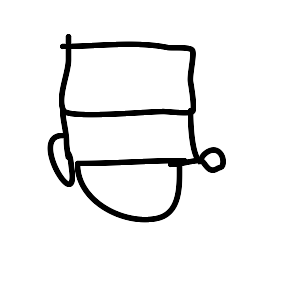
#> input picture data/sketches/refgame1.2/png/0051-e13f6f0c-ae9b-4976-8fcd-870cdb75f63f_waiting_04_00.png, 300 x 300 px, given in place of 30afd2ef2ed30238aa3d0a2f00b54836.png, which was not available
$ jupyter execute --allow-errors stroke_mapping_analysis.ipynb   (older library calls are emulated)   (text cells are left out)
#> lines starting #> are read from the running program, lines starting #| are printed output that depends on the picture; after the words box and inside, x2 and y2 are one past the last pixel; in counts of white or black regions, pixels touching at a corner belong together
[cell 1]
import os, sys
## add helpers to python path
if os.path.join('..','helpers') not in sys.path:
    sys.path.append(os.path.join('..','helpers'))

import pymongo as pm
import numpy as np
import scipy.stats as stats
import pandas as pd
import json
import requests
import re
from io import BytesIO
from PIL import Image, ImageFilter
import object_mask_utils as u
import socket
import glob

from skimage import io, img_as_float
import base64

from IPython.core.pylabtools import figsize, getfigs

from IPython.display import clear_output
import importlib
import time

from collections import Counter
import operator

import warnings
warnings.filterwarnings("ignore", category=DeprecationWarning)
warnings.filterwarnings("ignore", message="numpy.dtype size changed")
warnings.filterwarnings("ignore", message="numpy.ufunc size changed")

[cell 2]
# directory & file hierarchy
proj_dir = os.path.abspath('../../')
analysis_dir = os.getcwd()
results_dir = os.path.join(proj_dir,'data')
csv_dir = os.path.join(results_dir,'diagnosticity')
sketch_dir = os.path.abspath(os.path.join(csv_dir,'sketches'))
gallery_dir = os.path.abspath(os.path.join(csv_dir,'gallery'))
map_dir = os.path.abspath(os.path.join(csv_dir,'maps'))
mask_dir = os.path.join(csv_dir, 'object_masks')
datavol_dir = os.path.join('/data/datasets/semantic_mapping') # the specific path used on nightingale.ucsd.edu
data_dir = datavol_dir if socket.gethostname()=='nightingale' else csv_dir

## import dictionaries that map between shapenet ids and graphical conventions naming scheme
importlib.reload(u)
G2S = u.GC2SHAPENET
S2G = u.SHAPENET2GC

def make_dir_if_not_exists(dir_name):
#> `nonzeros = np.array(img)!=0`:
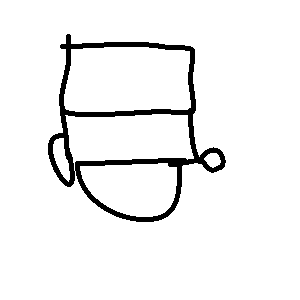
#> nonzeros: shape (300, 300, 3) bool; 94.7% white; 1 black region, box (x1, y1, x2, y2) and area: (48, 34, 226, 222) 4761
#> pass 2 of the loop `for i,d in O.iterrows():`:
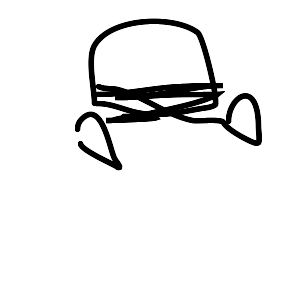
#> input picture data/sketches/refgame1.2/png/0051-e13f6f0c-ae9b-4976-8fcd-870cdb75f63f_waiting_04_01.png, 300 x 300 px, given in place of 30dc9d9cfbc01e19950c1f85d919ebc2.png, which was not available
#> `nonzeros = np.array(img)!=0`:
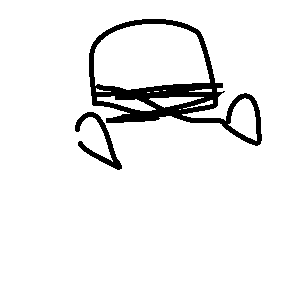
#> nonzeros: shape (300, 300, 3) bool; 93.9% white; 2 black regions, box (x1, y1, x2, y2) and area: (89, 19, 262, 146) 4823, (75, 112, 122, 170) 678
    if not os.path.exists(dir_name):
        os.makedirs(dir_name)
    return dir_name

def clear_dir(path_to_dir, ext = 'png'):
    files = glob.glob(os.path.join(path_to_dir, '*'))
    if len(files) > 0:
        for f in files:
            if f.split('.')[-1]==ext:
                os.remove(f)
        print('Deleted {} {} files in {}'.format(ext, len(files), path_to_dir))
    else:
        print('{} already empty. Did not delete any files.'.format(path_to_dir))
    return path_to_dir

## create directories that don't already exist
result = [make_dir_if_not_exists(i) for i in [results_dir,csv_dir,sketch_dir,gallery_dir, map_dir, mask_dir]]

[cell 3]
from objects import *

## convert dict to list
object_list = [shapenet_30afd2ef2ed30238aa3d0a2f00b54836,shapenet_30dc9d9cfbc01e19950c1f85d919ebc2,shapenet_4c1777173111f2e380a88936375f2ef4,
shapenet_3466b6ecd040e252c215f685ba622927,shapenet_38f87e02e850d3bd1d5ccc40b510e4bd,shapenet_3cf6db91f872d26c222659d33fd79709,
shapenet_3d7ebe5de86294b3f6bcd046624c43c9,shapenet_56262eebe592b085d319c38340319ae4,shapenet_1d1641362ad5a34ac3bd24f986301745,shapenet_1da9942b2ab7082b2ba1fdc12ecb5c9e,shapenet_2448d9aeda5bb9b0f4b6538438a0b930,
shapenet_23b0da45f23e5fb4f4b6538438a0b930,shapenet_2b5953c986dd08f2f91663a74ccd2338,shapenet_2e291f35746e94fa62762c7262e78952,
shapenet_2eaab78d6e4c4f2d7b0c85d2effc7e09,shapenet_309674bdec2d24d7597976c675750537]

## convert list of dicts to pd dataframe
O = pd.DataFrame(object_list)

this_url = O.url.values[0]

#> (the rest of this cell did not finish here and is left out)

#> (a cell that did not finish here is left out)

[cell 5]
## invalid/blocked workerIDs who scribbled
invalid_workers = (['A1GKV6YWBQ8VU2', 'AFER5ZUTHAA5M', 'A19KUUI9FWPER6'] + ['A52B9HB6G1FYG', 'A2V290GUKCNFSX'] +
                   ['ADYFSE3TOTPLK', 'A1SPEUF3LGOF5M', 'A3NH7YCJLJX082', 'A26T013OSL4VI2', 'A2TZ71UUY1HGH3'] +
                   ['A3739TTTJN07Z1', 'AMFQAV2CMCQMA', 'A1T3QUEIJ36AO6', 'A18T7E73TNGOKP', 'A2SWFKGQWUXU5N'] +
                   ['A2UHVW63V1CMD1', 'AKJ0CNE25NWIQ', 'A2NILISO17LNTJ', 'A2R20ADYVQD4X', 'AFV9LYFT59I2C'] +
                   ['A33QMMCDIGGVAE', 'A3NF12KB859RHP', 'A29YJJRBSB7D8I', 'A2B1ER0536RFHF', 'ADS9U0CVXT2IE'] +
                   ['A4M35GKK07AAS', 'A1OJZLO9E8Y0VB', 'A1LBXBV4KZ952A', 'A1ZHU7I53TTA5B', 'AHJJUX96EATA7']+
                   ['A2S3MMTULJT6R4', 'A1V4ASA56A0WHR'])


## single invalid sketch annotations
# invalid_sketchIDs = ['7741-1061961c-2778-483e-97de-15fc47b71ca5_waiting_07_07']

[cell 6]
## show me invalid worker stats
showMeInvalids = False
if showMeInvalids:
    cumulative_invalid_sketches = 0
    for i,this_workerID in enumerate(invalid_workers):
        ## what else has this worker annotated?
        this_workers_annotations = T[(T['wID']==this_workerID)]['sketch_id'].unique()
        cumulative_invalid_sketches += len(this_workers_annotations)
        print(' {} | {} | This person annotated {} sketches.'.format(str(i+1).zfill(2), this_workerID, len(this_workers_annotations)))
    print('In total, they contributed {} invalid sketch annotations.'.format(cumulative_invalid_sketches))

#> (a cell that did not finish here is left out)

[cell 8]
## which potentially problematic workerID?
this_workerID = 'A1V4ASA56A0WHR'

showThis = True
#> (the rest of this cell did not finish here and is left out)

[cell 9]
importlib.reload(u)

annotations_stroke_batch_dir = os.path.join(data_dir, 'refgame2.0','semantic_mapping_annotations_stroke_batches')
## divide CSV data into batches to ease image processing
#> (the rest of this cell did not finish here and is left out)

[cell 10]
def preprocess (T_batch) :
    start = time.time()

    ## apply preprocessing to get base heatmaps
    ims = T_batch.apply(lambda x: Image.open(BytesIO(base64.b64decode(x['paintCanvasPng']))), axis=1)
#     print('Finished converting png strings to PIL Images. {} seconds elapsed.'.format((time.time() - start)))
    T_batch = T_batch.assign(imsb = ims.apply(lambda x: x.convert('RGB')))
#     print('Finished converting to RGB. {} seconds elapsed.'.format(np.round(time.time() - start,3)))
    T_batch = T_batch.assign(arrs = T_batch['imsb'].apply(lambda x: np.array(x).astype(np.uint16)))
#     print('Finished adding image arrays to big dataframe. {} seconds elapsed.'.format(time.time() - start))

    # Filter out invalid imsizes & empty rows
    T_batch = T_batch.assign(valid_imsize = T_batch.apply(lambda x: True if x['arrs'].shape[0]==300 else False, axis=1))
    T_batch = T_batch.assign(empty_annotation = T_batch.apply(lambda x: x['arrs'].flatten().sum() == 0, axis=1))
    T_batch = T_batch[T_batch['valid_imsize'] == True]
    T_batch = T_batch[T_batch['empty_annotation'] != True]

    ## add identifier for (target, rep) combinations
    T_batch = T_batch.assign(target_rep = T_batch.apply(lambda x: '{}_{}'.format(x['targetID'], str(x['repetition']).zfill(2)), axis=1))
#     print('Finished filtering for valid images.')
    end = time.time()
#     print('{} seconds elapsed for image preprocessing.'.format(np.round(end-start,3)))
    return T_batch

[cell 11]
## create dirs that do not already exist
single_sketch_map_dir = os.path.join(map_dir,'single_sketch_maps')
targetRep_sketch_map_dir = os.path.join(map_dir,'targetRep_sketch_maps')
result = [make_dir_if_not_exists(i) for i in [single_sketch_map_dir, targetRep_sketch_map_dir]]

## clear single sketch map dir
folder = clear_dir(single_sketch_map_dir)

[cell 12]
### load in chunks of dataframe at a time to do all preprocessing
batch_paths = [os.path.join(annotations_stroke_batch_dir,i) for i in os.listdir(annotations_stroke_batch_dir) if i.split('_')[-1][:5]=='batch']

K = 10
for N in np.arange(1,K+1):
    A = dict()
    for batch_ind, path in enumerate(batch_paths):
        T_batch = preprocess(pd.read_csv(path))

        ## create H dictionary for each target and repetition for EACH REFGAME PARTICIPANT
        H = dict()
        for name, group in T_batch.groupby(['target_rep','gameID']):
            ## subset group to only include single annotation session?
            if len(group['annotatorID'].unique()) > 1:
                _arr = group['annotatorID'].unique() ## get unique annotation assignment ID's
                arr = _arr[~pd.isnull(_arr)] ## remove nans

                ## get annotatorID with the most records
                thorough_annotatorID = max(Counter(group['annotatorID']).items(), key=operator.itemgetter(1))[0]
                group_subset = group[group['annotatorID']==thorough_annotatorID]
            else:
                group_subset = group

            ## exploratory: subset to first N/K fraction of strokes
            ## question: how does diagnosticity change as function of cumulative amount of sketch completed?
            num_early_strokes_included = np.int(np.ceil(N*group_subset.shape[0]/K))
            group_subset = group_subset[:num_early_strokes_included]
            if N==K:
                single_subsketch_map_dir = os.path.join(map_dir,'single_sketch_maps')
            else:
                single_subsketch_map_dir = os.path.join(map_dir,'single_subsketch_maps_{}_{}'.format(N,K))

            make_dir_if_not_exists(single_subsketch_map_dir)


            ## init dictionary
            if not name[0] in H.keys():
                H[name[0]] = dict()

            ## stack arrays to form a single composite image, taking max value over any spatial position
            combined = np.amax(np.stack(np.array(group_subset['arrs']),axis=3), axis=3)

            ## load in object mask and cross with sketch map
            targetID = '_'.join(name[0].split('_')[:2])
            mask_path = os.path.join(mask_dir, '{}-mask.png'.format(targetID))
            object_mask = Image.open(mask_path).resize((300,300),Image.LANCZOS)
            combined_masked = combined.astype(np.float32).mean(2) * object_mask / 255

            ## convert to binary PIL image and store in dictionary H
            H[name[0]][name[1]] = (Image.fromarray(u.binarize_vec((u.minmaxnorm(combined_masked) * 255))
                                      .astype(np.uint8))
                                      .convert('1'))
            # record num annotations per sketch
            A['{}_{}'.format(name[1], name[0])] =  len(np.unique(group_subset['annotatorID'].values))
            # save image out as PNG to main single sketch map dir
            out_path = os.path.join(single_sketch_map_dir,'{}_{}.png'.format(name[1],name[0]))
            H[name[0]][name[1]].save(out_path)
            # also save out to another path, in subsketch map dir
            out_path_N_K = os.path.join(single_subsketch_map_dir,'{}_{}.png'.format(name[1],name[0]))
            H[name[0]][name[1]].save(out_path_N_K)

            print('{}/{} | batch {} of {} | Saved out PNG for {} from {}'.format(N,K,batch_ind, len(batch_paths), name[0], name[1]))
            clear_output(wait=True)
#> pass 2 of the loop `for N in np.arange(1,K+1):`:
